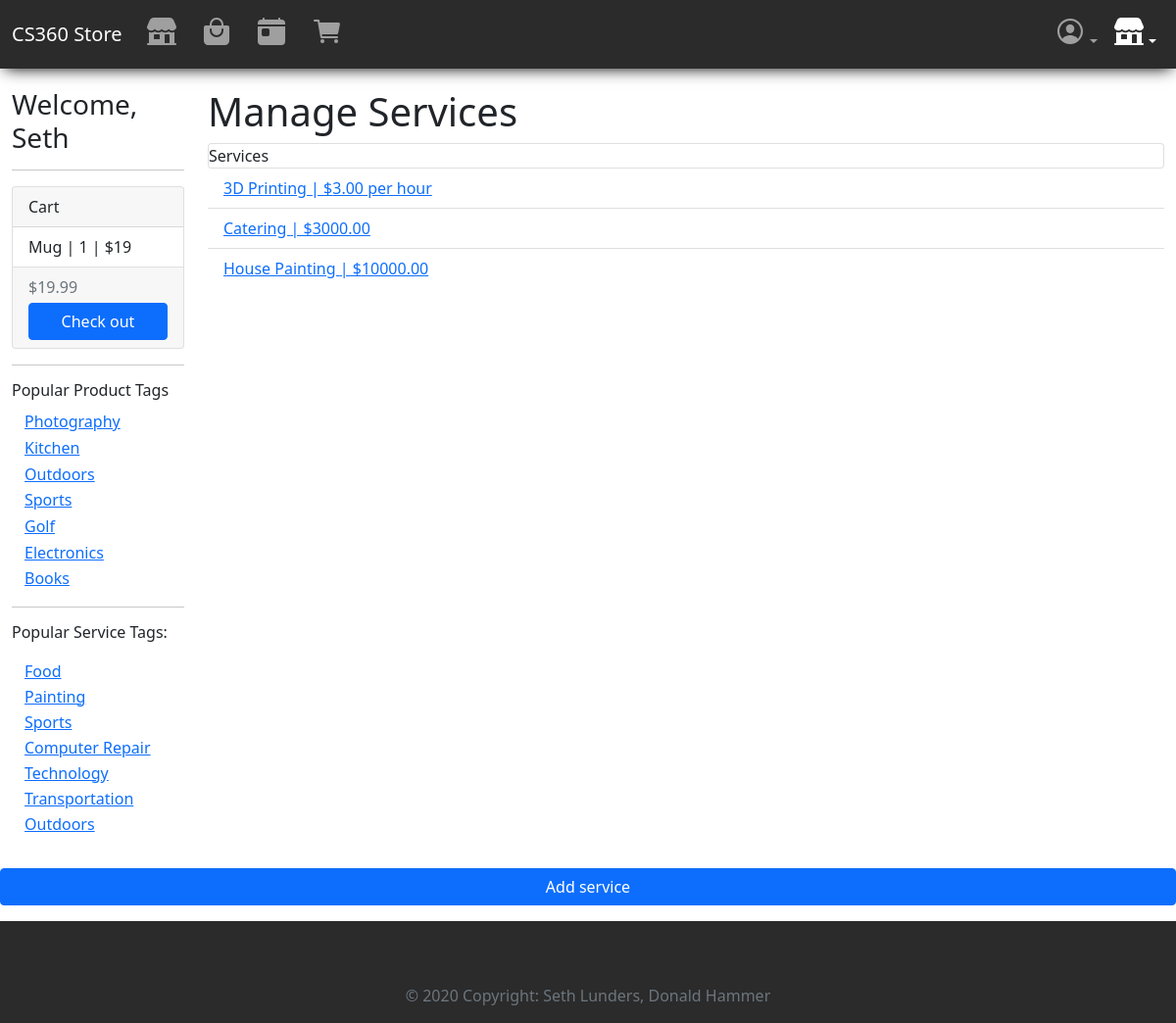
The page /store/manage-services/ (signed in) on the database its author committed.
### storeApp/models.py (models this page shows, shortened)
class CartProduct(models.Model):
    id = models.UUIDField(primary_key=True, default=uuid.uuid4, help_text="Unique ID for this product in cart", editable=False)
    cart = models.ForeignKey(Cart, on_delete=models.CASCADE,)
    product = models.ForeignKey(ProductListing, on_delete=models.RESTRICT)
    quantity = models.IntegerField(default=0, validators=[MaxValueValidator(9999)])

class ProductListing(models.Model):
    id = models.UUIDField(primary_key=True, default=uuid.uuid4, help_text="Unique ID for this particular order", editable=False)
    active = models.BooleanField(default=True)
    name = models.CharField(max_length=200, help_text="Enter a name for your product.")
    imageURL = models.URLField(max_length=200, help_text="Enter image URL", default="https://picsum.photos/400/300")
    price = models.DecimalField(decimal_places=2, max_digits=7) # allows max price of $99,999.99
    description = models.TextField()
    quantity_available = models.IntegerField(help_text="How many are available? Leave blank if unlimited.", null=True, blank=True)
    restockDate = models.DateField(help_text="Leave blank if N/A",null=True, blank=True)
    vendor = models.ForeignKey(Vendor, on_delete=models.RESTRICT)
    tags = models.ManyToManyField(ProductTag, blank=True)
    def list_tags(self):
        return ', '.join(tag.name for tag in self.tags.all()[:3])
    list_tags.short_description = 'Tags'
    class Meta:
        permissions = (("can_set_active", "Set product as active"),)

class Cart(models.Model):
    id = models.UUIDField(primary_key=True, default=uuid.uuid4, help_text="Unique ID for this user's cart", editable=False)
    user = models.OneToOneField(User, on_delete=models.CASCADE, null=False)
    subtotal = models.DecimalField(decimal_places=2, max_digits=7, default=0)

class ProductTag(models.Model):
    name = models.CharField(max_length=200, help_text="Enter a tag; i.e. \"electronics\"", primary_key=True, unique=True)
    viewcount = models.IntegerField(default=0)
    class Meta:
        ordering = ['-viewcount']
    def get_absolute_url(self):
        return reverse('product-tag-detail', args=[str(self.name), 1])

class ServiceTag(models.Model):
    name = models.CharField(max_length=200, help_text="Enter a tag; i.e. \"electronics\"", primary_key=True, unique=True)
    viewcount = models.IntegerField(default=0)
    class Meta:
        ordering = ['-viewcount']
    def get_absolute_url(self):
        return reverse('service-tag-detail', args=[str(self.name), 1])

class ServiceListing(models.Model):
    id = models.UUIDField(primary_key=True, default=uuid.uuid4, help_text="Unique ID for this particular service", editable=False)
    active = models.BooleanField(default=True)
    name = models.CharField(max_length=200, help_text="Enter a name for your service.")
    imageURL = models.URLField(max_length=200, help_text="Enter image URL", blank="True", null=True, default="https://picsum.photos/400/300")
    price = models.DecimalField(help_text="Max: 99,999.99. Set 0 \'Free\'", max_digits=7, decimal_places=2) # allows max price of $99,999.99
    price_per_hour = models.BooleanField(help_text="Is this service priced per hour?", default=False)
    description = models.TextField()
    service_area = models.IntegerField(help_text="Enter miles from your Business Address that you service.")
    days_available = models.CharField(max_length=200, help_text="Enter the days/times this service is available, i.e. M-Th 9-5, Fri-Sun 10-1", null=True, blank=True)
    vendor = models.ForeignKey(Vendor, on_delete=models.RESTRICT)
    tags = models.ManyToManyField(ServiceTag, blank=True)
    def list_tags(self):
        return ', '.join(tag.name for tag in self.tags.all()[:3])
    list_tags.short_description = 'Tags'

### storeApp/views.py (the view)
# urls.py: path('manage-services/', views.ManageServicesView.as_view(), name='manage-services'),
class ManageServicesView(PermissionRequiredMixin, generic.ListView):
    model = ServiceListing
    template_name = 'storeApp/vendors/manage_services.html'
    permission_required = 'storeApp.can_set_active'
    def get_queryset(self):
        return ServiceListing.objects.filter(vendor=self.request.user.vendor).order_by('name')

### storeApp/context_processors.py (called while the page is built)
def add_variable_to_context(request):
    return {
        'top_producttags': ProductTag.objects.all()[:7],
        'top_servicetags': ServiceTag.objects.all()[:7],
    }

### storeApp/templates/storeApp/vendors/manage_services.html (shortened to what this page needs)
{% extends "base_generic.html" %}
{% block content %}
    <h1>Manage Services</h1>
    <div class="card">
        Services
    </div>
    <ul class="list-group list-group-flush">
    {% if servicelisting_list %}
        {% for service in servicelisting_list %}
            <li class="list-group-item"><a href="{% url 'update-service' service.id %}">{{ service.name }} | ${{ service.price }}{% if service.price_per_hour %} per hour{% endif %}</a></li>
        {% endfor %}
    {% endif %}
</ul>
</div>
<a href="{% url 'create-service' %}" class="btn btn-primary mt-3">Add service</a>
{% endblock content %}

### storeApp/templates/base_generic.html (shortened to what this page needs)
{% load humanize %}
<!DOCTYPE html>
<html lang="en">
<head>
  <link href="https://cdn.jsdelivr.net/npm/bootstrap@5.0.2/dist/css/bootstrap.min.css" rel="stylesheet">
  {% load static %}
  <link rel="stylesheet" href="{% static 'css/styles.css' %}">
</head>
<body class="d-flex flex-column min-vh-100">
  <nav class="navbar navbar-expand-md navbar-dark bg-dark pl-3 pr-3" aria-label="Fourth navbar example">
    <div class="container-fluid">
      <a class="navbar-brand" href="{% url 'index' %}">CS360 Store</a>
      <div class="collapse navbar-collapse" id="navbarsExample04">
        <ul class="navbar-nav me-auto mb-2 mb-md-0">
          <li class="nav-item"><a class="nav-link " href="{% url 'vendors' %}"><ion-icon name="storefront" size="large"></ion-icon></a></li>
          <li class="nav-item"><a class="nav-link " href="{% url 'products' %}"><ion-icon name="bag-handle" size="large"></ion-icon></a></li>
          <li class="nav-item"><a class="nav-link " href="{% url 'services' %}"><ion-icon name="today" size="large"></ion-icon></a></li>
          <li class="nav-item"><a class="nav-link {% if request.resolver_match.url_name == 'my-cart' %}active{% endif %}" href="{% url 'my-cart' %}"><ion-icon name="cart" size="large"></ion-icon>&nbsp;&nbsp;</a></li>
        </ul>
        <ul class="navbar-nav">
          {% if user.is_authenticated %}
          <li class="nav-item dropdown">
            <a class="nav-link dropdown-toggle " href="#" id="dropdown04" data-bs-toggle="dropdown" aria-expanded="false"><ion-icon name="person-circle-outline" size="large"></ion-icon></a>
          </li>
          {% else %}
          <li class="nav-item"><a class="nav-link" href="{% url 'login' %}">Log in</a></li>
          {% endif %}
          {% if perms.storeApp.can_set_active %}
          <li class="nav-item dropdown">
            <a class="nav-link dropdown-toggle {% if request.resolver_match.url_name == 'manage-products' or request.resolver_match.url_name == 'manage-services' or request.resolver_match.url_name == 'manage-product-orders' or request.resolver_match.url_name == 'manage-service-orders' %}active{% endif %}" href="#" id="dropdown05" data-bs-toggle="dropdown" aria-expanded="false"><ion-icon name="storefront" size="large"></ion-icon></a>
          </li>
          {% endif %}
        </ul>
      </div>
    </div>
  </nav>
  <div class="container-fluid">
    <div class="row mb-3">
      <div class="col-lg-2">
      {% block sidebar %}
        <ul class="sidebar-nav d-none d-lg-block">
          {% if user.is_authenticated %}
          <h3>Welcome, {{ user.first_name }}</h3>
          {% endif %}
          {% if user.cart.cartproduct_set.all or user.cart.cartservice_set.all %}
          <hr/>
          <div class="card">
            <div class="card-header">
              Cart
            </div>
            <ul class="list-group list-group-flush">
              {% if user.cart.cartproduct_set.all %}
              {% for cproduct in  user.cart.cartproduct_set.all %}
                <li class="list-group-item">{{ cproduct.product.name }} | {{ cproduct.quantity }} | ${% widthratio cproduct.quantity 1 cproduct.product.price %}</li>
              {% endfor %}
              {% endif %}
            </ul>
            <div class="card-footer text-muted">
              ${{ user.cart.subtotal|intcomma }}
              <a class="btn btn-primary d-block w-auto mt-1" href="{% url 'my-cart' %}">Check out</a>
            </div>
          </div>
          <hr/>
          {% endif %}
          <div class="d-none d-lg-block">
          <h6>Popular Product Tags</h6>
          <ul class="list-unstyled">
            {% for tag in top_producttags %}
            <li><a href="{{ tag.get_absolute_url }}" class="btn btn-link py-0">{{ tag.name|title }}</a></li>
            {% endfor %}
          </ul>
          <hr/>
          <h6>Popular Service Tags:</p>
          <ul class="list-unstyled">
            {% for tag in top_servicetags %}
            <li><a href="{{ tag.get_absolute_url }}" class="btn btn-link py-0">{{ tag.name|title }}</a></li>
            {% endfor %}
          </ul>
        </div>
     {% endblock %}
      </div>
      <div class="col-lg-10">{% block content %}{% endblock %}</div>
    </div>
  {% block footer %}
    <footer class="bg-dark text-light text-center text-lg-start mt-auto">
      <div class="container p-4">
      </div>
      <div class="text-center p-3 bg-dark text-muted">
        © 2020 Copyright: Seth Lunders, Donald Hammer
      </div>
    </footer>
  {% endblock footer %}
</body>
</html>

### storeApp/static/css/styles.css (style rules this page uses)
.sidebar-nav { margin-top: 20px; padding: 0; list-style: none; }
h1 { margin-top: 20px; }
.bg-dark { background-color: rgb(43, 43, 43) !important }
.navbar { box-shadow: 0px 5px 15px -5px #000000; }

### rows shown on the page
CartProduct: product.name "Mug", quantity "1", quantity+product "19"
ProductTag: name "Photography"
ProductTag: name "Kitchen"
ProductTag: name "Outdoors"
ProductTag: name "Sports"
ProductTag: name "Golf"
ProductTag: name "Electronics"
ProductTag: name "Books"
ServiceTag: name "Food"
ServiceTag: name "Painting"
ServiceTag: name "Sports"
ServiceTag: name "Computer Repair"
ServiceTag: name "Technology"
ServiceTag: name "Transportation"
ServiceTag: name "Outdoors"
ServiceListing: name "3D Printing", price "3.00", price_per_hour "per hour"
ServiceListing: name "Catering", price "3000.00"
ServiceListing: name "House Painting", price "10000.00"

### other values the page prints
{{ user.first_name }} "Seth"
{{ user.cart.subtotal|intcomma }} "19.99"
